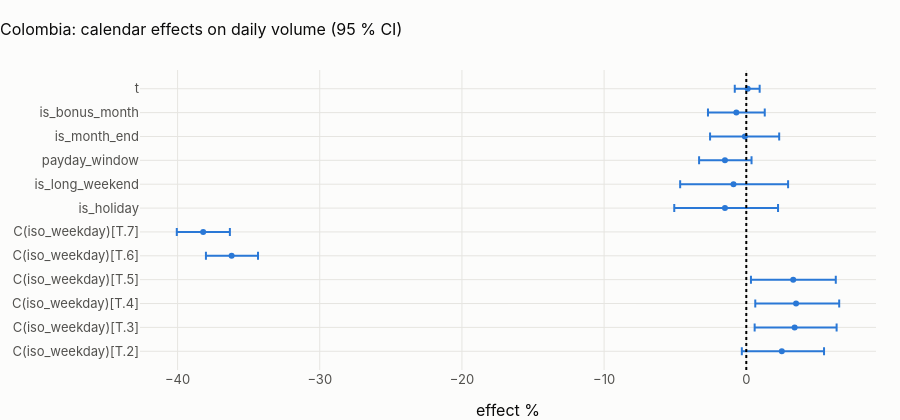

The cell this chart's notebook holds for it:
### Code cell
eff = coef.reset_index().rename(columns={"index": "term"})
eff["lo %"] = 100 * (np.exp(eff.ci_low) - 1)
eff["hi %"] = 100 * (np.exp(eff.ci_high) - 1)
fig = px.scatter(
    eff,
    x="effect %",
    y="term",
    error_x=eff["hi %"] - eff["effect %"],
    error_x_minus=eff["effect %"] - eff["lo %"],
    title=f"{CTRY.name}: calendar effects on daily volume (95 % CI)",
)
fig.add_vline(x=0, line_dash="dot")
fig.update_layout(height=420, yaxis_title=None)
fig.show()


def says(term: str, label: str) -> str:
    if term not in coef.index:
        return f"{label}: not estimable."
    r = coef.loc[term]
    sig = r.p_value < 0.01
    return f"{label}: **{r['effect %']:+.1f} %** " + (
        "(significant)" if sig else f"(not significant, p = {r.p_value:.2f})"
    )


display(
    Markdown(
        "\n".join(
            [
                "**What the calendar explains in " + CTRY.name + f"** (R² {model.rsquared:.2f}):",
                "* " + says("C(iso_weekday)[T.6]", "Saturday versus Monday"),
                "* " + says("C(iso_weekday)[T.7]", "Sunday versus Monday"),
                "* " + says("is_holiday", "a holiday"),
                "* " + says("payday_window", "the three days after a payday"),
                "* " + says("is_month_end", "month end"),
                "* " + says("is_bonus_month", "bonus month"),
                "* " + says("t", "trend per year"),
            ]
        )
    )
)

### Figure 1 — Plotly figure (JSON) as saved in the notebook; plotly's stock layout.template omitted (floating-point values rounded to 4 significant figures)
{"data": [{"error_x": {"array": [2.969, 2.953, 3.035, 2.995, 1.857, 1.879, 3.734, 3.84, 1.869, 2.414, 1.999, 0.8404], "arrayminus": [2.813, 2.811, 2.868, 2.972, 1.806, 1.855, 3.566, 3.751, 1.82, 2.448, 1.995, 0.9096]}, "hovertemplate": "effect %=%{x}<br>term=%{y}<extra></extra>", "legendgroup": "", "marker": {"color": "#2a78d6", "symbol": "circle"}, "mode": "markers", "name": "", "orientation": "h", "showlegend": false, "type": "scatter", "x": [2.5, 3.4, 3.5, 3.3, -36.2, -38.2, -1.5, -0.9, -1.5, -0.1, -0.7, 0.1], "xaxis": "x", "y": ["C(iso_weekday)[T.2]", "C(iso_weekday)[T.3]", "C(iso_weekday)[T.4]", "C(iso_weekday)[T.5]", "C(iso_weekday)[T.6]", "C(iso_weekday)[T.7]", "is_holiday", "is_long_weekend", "payday_window", "is_month_end", "is_bonus_month", "t"], "yaxis": "y"}], "layout": {"height": 420, "legend": {"tracegroupgap": 0}, "shapes": [{"line": {"dash": "dot"}, "type": "line", "x0": 0, "x1": 0, "xref": "x", "y0": 0, "y1": 1, "yref": "y domain"}], "title": {"text": "Colombia: calendar effects on daily volume (95 % CI)"}, "xaxis": {"anchor": "y", "domain": [0.0, 1.0], "title": {"text": "effect %"}}, "yaxis": {"anchor": "x", "domain": [0.0, 1.0], "title": {}}}}
